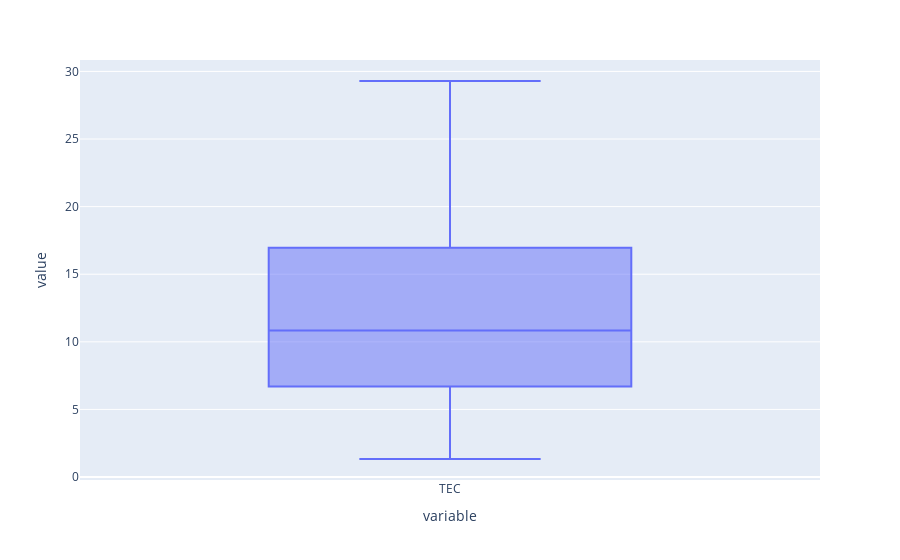

The code cell stored with this chart in its notebook:
### Markdown cell above
# Explore

### Code cell
px.box(data_frame= X)

### Figure 1 — Plotly figure (JSON) as saved in the notebook; plotly's stock layout.template omitted (floating-point values rounded to 4 significant figures; data arrays with more than 128 entries replaced by an {"elided": "..."} marker saying what was removed)
{"data": [{"alignmentgroup": "True", "hovertemplate": "variable=%{x}<br>value=%{y}<extra></extra>", "legendgroup": "", "marker": {"color": "#636efa"}, "name": "", "notched": false, "offsetgroup": "", "orientation": "v", "showlegend": false, "type": "box", "x": {"elided": "2232 str values"}, "x0": " ", "xaxis": "x", "y": {"elided": "2232 float values"}, "y0": " ", "yaxis": "y"}], "layout": {"autosize": true, "boxmode": "group", "legend": {"tracegroupgap": 0}, "margin": {"t": 60}, "xaxis": {"anchor": "y", "autorange": true, "domain": [0, 1], "range": [-0.5, 0.5], "title": {"text": "variable"}, "type": "category"}, "yaxis": {"anchor": "x", "autorange": true, "domain": [0, 1], "range": [-0.2199, 30.84], "title": {"text": "value"}, "type": "linear"}}}
